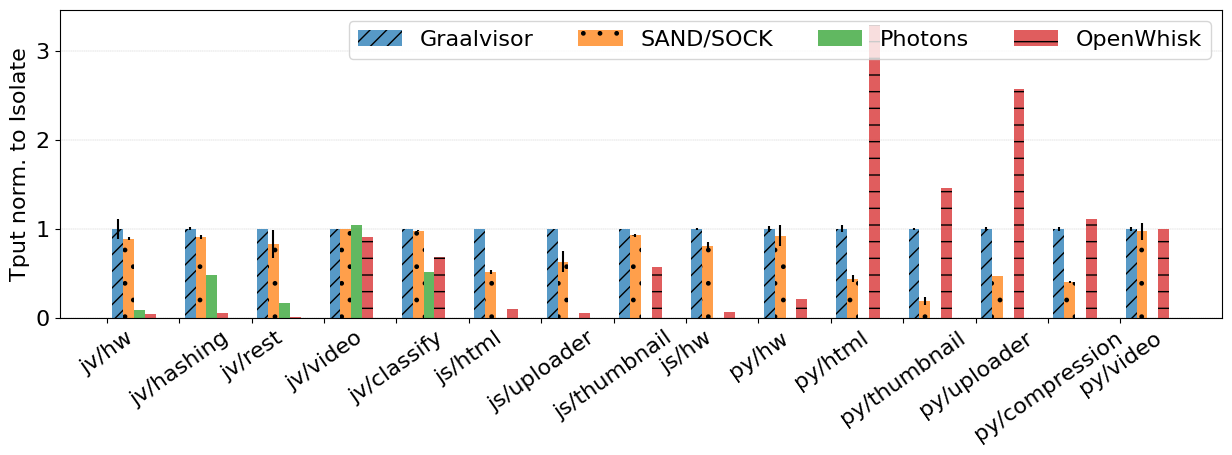

Write Python code to recreate this figure.
#!/usr/bin/python

import declarations
import results
import matplotlib.pyplot as plt
import numpy as np

benchmark_labels = declarations.benchmark_labels
isolate_benchmark_path = declarations.isolate_benchmark_path 
process_benchmark_path = declarations.process_benchmark_path 
openwhisk_benchmark_path = declarations.openwhisk_benchmark_path 
photons_benchmark_path = declarations.photons_benchmark_path

# Throughput in ops/s.
isolate_tput_avg = {}
isolate_tput_std = {}
process_tput_avg = {}
process_tput_std = {}
openwhisk_tput_avg = {}
openwhisk_tput_std = {}
photons_tput_avg = {}
photons_tput_std = {}


# Processing results.
for idx, path in enumerate(isolate_benchmark_path):
    isolate_tput_avg[idx] = results.process_result(path)["tput_avg"]
    isolate_tput_std[idx] = results.process_result(path)["tput_std"]
for idx, path in enumerate(process_benchmark_path):
    process_tput_avg[idx] = results.process_result(path)["tput_avg"]
    process_tput_std[idx] = results.process_result(path)["tput_std"]
for idx, path in enumerate(openwhisk_benchmark_path):
    openwhisk_tput_avg[idx] = results.process_result(path)["tput_avg"]
    openwhisk_tput_std[idx] = results.process_result(path)["tput_std"]
for idx, path in enumerate(photons_benchmark_path):
    photons_tput_avg[idx] = results.process_result(path)["tput_avg"]
    photons_tput_std[idx] = results.process_result(path)["tput_std"]

# Scale openwhisk to 2GB.
for idx, path in enumerate(openwhisk_benchmark_path):
    openwhisk_tput_avg[idx] = openwhisk_tput_avg[idx] * (2048 / declarations.openwhisk_mem_factor[idx])

# Normalization to isolate.
for idx, path in enumerate(process_benchmark_path):
        process_tput_avg[idx] = process_tput_avg[idx] / isolate_tput_avg[idx]
        process_tput_std[idx] = process_tput_std[idx] / isolate_tput_avg[idx]
for idx, path in enumerate(openwhisk_benchmark_path):
        openwhisk_tput_avg[idx] = openwhisk_tput_avg[idx] / isolate_tput_avg[idx]
        openwhisk_tput_std[idx] = openwhisk_tput_std[idx] / isolate_tput_avg[idx]
for idx, path in enumerate(photons_benchmark_path):
    photons_tput_avg[idx] = photons_tput_avg[idx] / isolate_tput_avg[idx]
    photons_tput_std[idx] = photons_tput_std[idx] / isolate_tput_avg[idx]
for idx, path in enumerate(isolate_benchmark_path):
    isolate_tput_std[idx] = isolate_tput_std[idx] / isolate_tput_avg[idx]
    isolate_tput_avg[idx] = 1
    # Filling Photons values with zeroes for missing (java) benchmarks.
    if idx not in photons_tput_avg:
        photons_tput_avg[idx] = 0
        photons_tput_std[idx] = 0


x = np.arange(len(benchmark_labels))
width = 0.15

plt.rcParams.update({'font.size': 16})

fig, ax = plt.subplots()
ax.bar(x + 1*width, isolate_tput_avg.values(),   yerr=isolate_tput_std.values(),   width=width, hatch='//', label='Graalvisor', alpha=0.75)
ax.bar(x + 2*width, process_tput_avg.values(),   yerr=process_tput_std.values(),   width=width, hatch='.',  label='SAND/SOCK',  alpha=0.75)
ax.bar(x + 3*width, photons_tput_avg.values(),   yerr=photons_tput_std.values(),   width=width, hatch=',',  label='Photons',    alpha=0.75)
ax.bar(x + 4*width, openwhisk_tput_avg.values(), yerr=openwhisk_tput_std.values(), width=width, hatch='-', label='OpenWhisk',   alpha=0.75)

ax.set_ylabel('Tput norm. to Isolate')
ax.set_xticks(x, benchmark_labels)
ax.set_axisbelow(True)
plt.grid(axis = 'y', linestyle = '--', linewidth = 0.25)
plt.xticks(rotation = 35)
fig.set_figwidth(15)
fig.set_figheight(4)

ax.legend(ncol=4)
plt.savefig("sandboxes-tput-norm.pdf", bbox_inches='tight')
plt.savefig("sandboxes-tput-norm.png", bbox_inches='tight')
plt.show()
plt.show()
